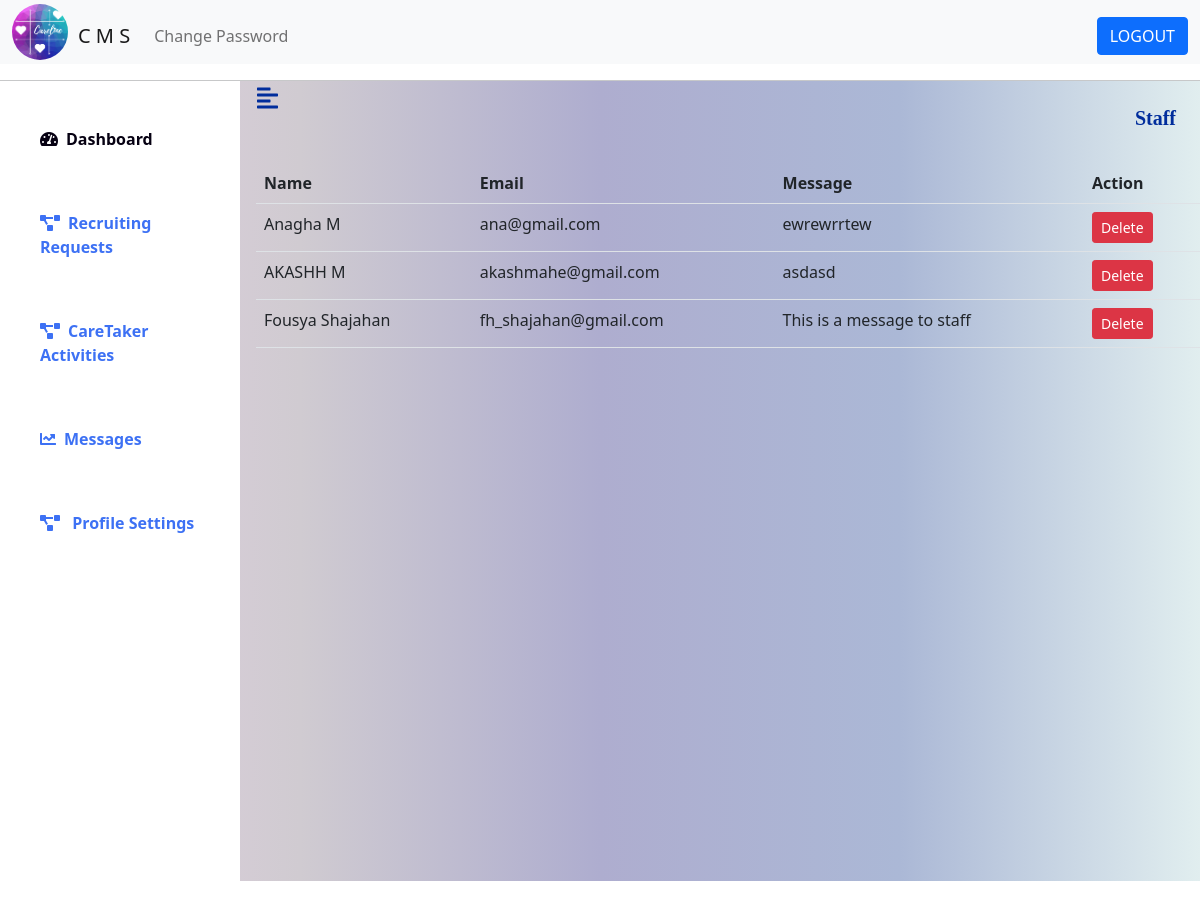
The app's page /vsup/ with its own data.
### careapp/models.py (models this page shows)
class Support(models.Model):
    fname=models.CharField(max_length=30)
    lname=models.CharField(max_length=30)
    email=models.EmailField()
    message=models.TextField(max_length=500)

### careapp/views.py (the view)
# urls.py: path("vsup/",view_support),
def view_support(request):
    msg=Support.objects.all()
    return render(request,'view_msg.html',{'msg':msg})

### careapp/templates/view_msg.html (shortened to what this page needs)
{% extends 'cms_dash.html' %}
    {% block dash %}
    <table class="table">
        <tr>
            <th>Name</th>
            <th>Email</th>
            <th>Message</th>
            <th>Action</th>
        </tr>
        {% for i in msg %}
        <tr>
            <td>{{ i.fname }} {{ i.lname }}</td>
            <td>{{ i.email }}</td>
            <td>{{ i.message }}</td>
            <td>
                <a href="/rejectmsg/{{i.id}}" class="btn btn-danger btn-sm">Delete</a>
            </td>
        </tr>
        {% endfor %}
    </table>
    {% endblock %}

### careapp/static/css/styles.css (style rules this page uses)
:root { --main-bg-color: #009d63; --main-text-color: #060112; --second-text-color: #3d71f4; --second-bg-color: #ddabf7; }

### records on screen
Support: fname "Anagha", lname "M", email "ana@gmail.com", message "ewrewrrtew"
Support: fname "AKASHH", lname "M", email "akashmahe@gmail.com", message "asdasd"
Support: fname "Fousya", lname "Shajahan", email "fh_shajahan@gmail.com", message "This is a message to staff"
